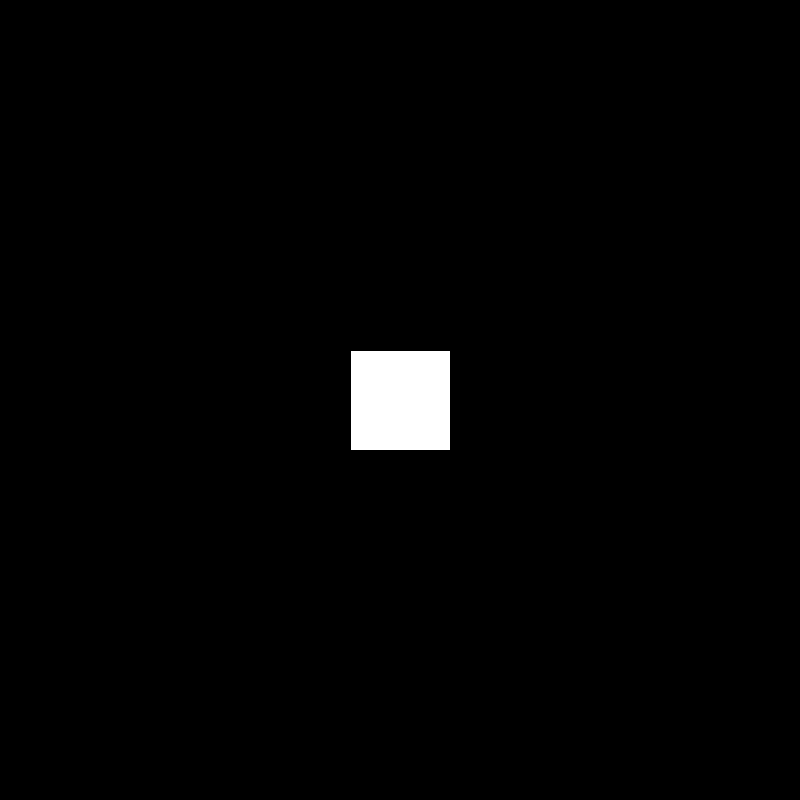
Frame 1 (no input)
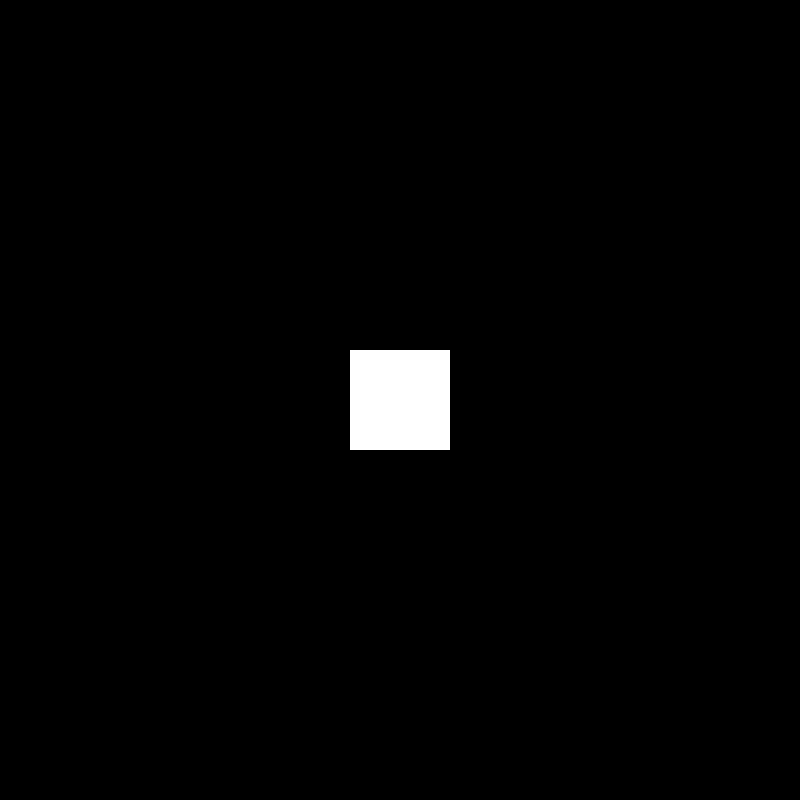
Frame 60 (the mouse pressed at the canvas centre just before this capture)
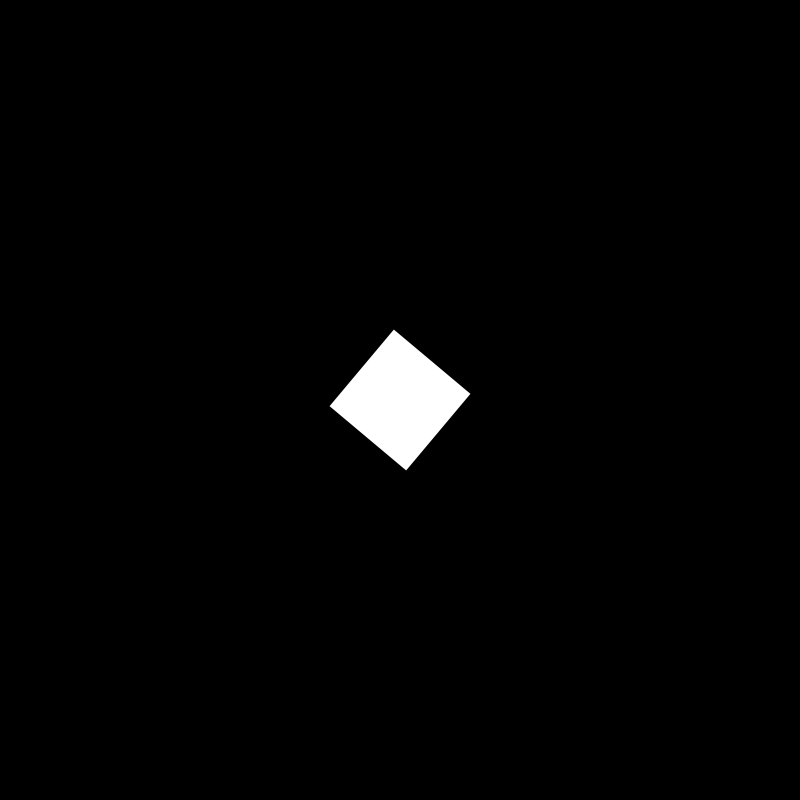
Frame 120 (the mouse held since frame 60 and released just before this capture)

The Processing sketch that drew these frames (run headless with seeded random() and noise(); from frame 60 on, the mouse is pressed at the canvas centre):

// Processing sketch: 04_rotatingRect
// ── 04_rotatingRect.pde
// 화면중앙을 중심으로 회전하는 사각형 실습

void setup(){
    size(800, 800);
}

void draw(){
    background(0);
    
    // 회전의 중심이 되는 원점을 이동한다. 
    translate(width/2, height/2);
    
    // 45도를 회전시키자
    rotate(radians(mouseX));
    
    rectMode(CENTER);
    rect(0, 0, 100, 100);
    
    
    fill(255);
    noStroke();
}
